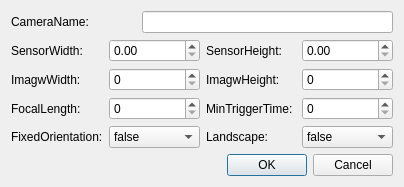
<?xml version="1.0" encoding="UTF-8"?>
<ui version="4.0">
 <class>CameraLoader</class>
 <widget class="QDialog" name="CameraLoader">
  <property name="geometry">
   <rect>
    <x>0</x>
    <y>0</y>
    <width>404</width>
    <height>185</height>
   </rect>
  </property>
  <property name="windowTitle">
   <string>Dialog</string>
  </property>
  <layout class="QGridLayout" name="gridLayout">
   <item row="0" column="0" colspan="4">
    <layout class="QGridLayout" name="gridLayout_2">
     <item row="0" column="0">
      <widget class="QLabel" name="label_2">
       <property name="text">
        <string>CameraName:</string>
       </property>
      </widget>
     </item>
     <item row="0" column="1" colspan="2">
      <widget class="QLineEdit" name="cameraNameLineEdit"/>
     </item>
    </layout>
   </item>
   <item row="3" column="2">
    <widget class="QLabel" name="label_10">
     <property name="text">
      <string>MinTriggerTime:</string>
     </property>
    </widget>
   </item>
   <item row="5" column="2">
    <widget class="QLabel" name="label_8">
     <property name="text">
      <string>Landscape:</string>
     </property>
    </widget>
   </item>
   <item row="3" column="3">
    <widget class="QSpinBox" name="minTriggerTimeSpinBox">
     <property name="maximum">
      <number>10000</number>
     </property>
    </widget>
   </item>
   <item row="7" column="0" colspan="4">
    <layout class="QHBoxLayout" name="horizontalLayout">
     <item>
      <widget class="QDialogButtonBox" name="buttonBox">
       <property name="standardButtons">
        <set>QDialogButtonBox::Cancel|QDialogButtonBox::Ok</set>
       </property>
      </widget>
     </item>
    </layout>
   </item>
   <item row="2" column="2">
    <widget class="QLabel" name="label_6">
     <property name="text">
      <string>ImagwHeight:</string>
     </property>
    </widget>
   </item>
   <item row="3" column="1">
    <widget class="QSpinBox" name="focalLengthSpinBox">
     <property name="maximum">
      <number>10000</number>
     </property>
    </widget>
   </item>
   <item row="2" column="0">
    <widget class="QLabel" name="label_5">
     <property name="text">
      <string>ImagwWidth:</string>
     </property>
    </widget>
   </item>
   <item row="2" column="3">
    <widget class="QSpinBox" name="imageHeightSpinBox">
     <property name="maximum">
      <number>10000</number>
     </property>
    </widget>
   </item>
   <item row="3" column="0">
    <widget class="QLabel" name="label_7">
     <property name="text">
      <string>FocalLength:</string>
     </property>
    </widget>
   </item>
   <item row="5" column="0">
    <widget class="QLabel" name="label_9">
     <property name="text">
      <string>FixedOrientation:</string>
     </property>
    </widget>
   </item>
   <item row="2" column="1">
    <widget class="QSpinBox" name="imageWidthSpinBox">
     <property name="maximum">
      <number>10000</number>
     </property>
    </widget>
   </item>
   <item row="1" column="3">
    <widget class="QDoubleSpinBox" name="sensorHeightDoubleSpinBox">
     <property name="maximum">
      <double>100000.000000000000000</double>
     </property>
    </widget>
   </item>
   <item row="1" column="2">
    <widget class="QLabel" name="label_4">
     <property name="text">
      <string>SensorHeight:</string>
     </property>
    </widget>
   </item>
   <item row="1" column="0">
    <widget class="QLabel" name="label_3">
     <property name="text">
      <string>SensorWidth:</string>
     </property>
    </widget>
   </item>
   <item row="1" column="1">
    <widget class="QDoubleSpinBox" name="sensorWidthDoubleSpinBox">
     <property name="maximum">
      <double>100000.000000000000000</double>
     </property>
    </widget>
   </item>
   <item row="5" column="1">
    <widget class="QComboBox" name="fixedOrientationComboBox">
     <item>
      <property name="text">
       <string>false</string>
      </property>
     </item>
     <item>
      <property name="text">
       <string>true</string>
      </property>
     </item>
    </widget>
   </item>
   <item row="5" column="3">
    <widget class="QComboBox" name="landscapeComboBox">
     <item>
      <property name="text">
       <string>false</string>
      </property>
     </item>
     <item>
      <property name="text">
       <string>true</string>
      </property>
     </item>
    </widget>
   </item>
  </layout>
 </widget>
 <resources/>
 <connections/>
</ui>
